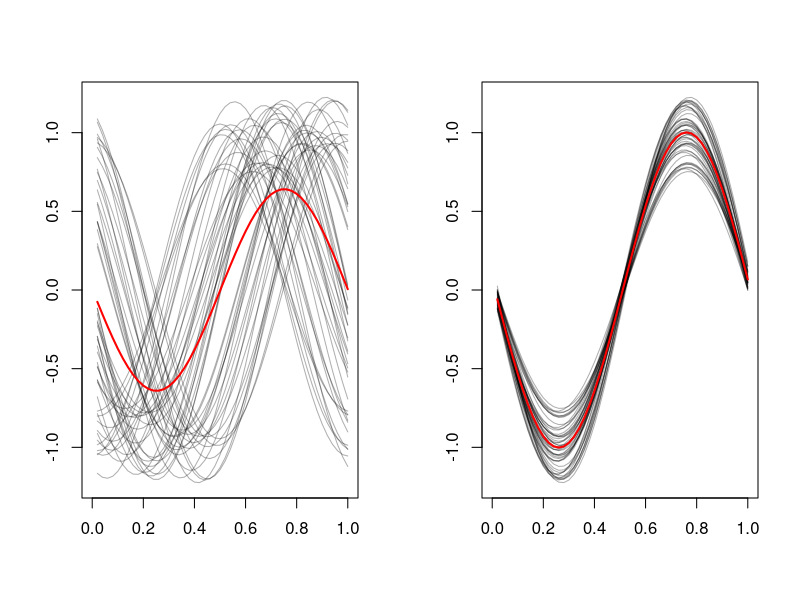

This chart was generated by the following R code:
rm(list=ls())
set.seed(1235)

N <- 50
t <- (1:N)/N

sinef <- function(t){
    t <- t %% 1
    return(sin(2*pi*t))
}



n <- 50
x <- matrix(0,nrow=n,ncol=N)
for(ii in 1:n){
    phi <- runif(1,min=0.25,max=.75)
    a <- runif(1,min=0.75,max=1.25)
    x[ii,] <- a*sinef(t + phi)
}




## phase shift elements in mu by ix
phase_shift <- function(mu,ix){
    n <- length(mu)
    ix <- ix %% n
    if(ix > 0.5){
        mu <- c(mu[(ix+1):n],mu[1:ix])
    }
    return(mu)
}

phase <- function(x,niter=10){
    mu <- colMeans(x)
    N <- ncol(x)
    n <- nrow(x)
    ## compute denominator, does not depend on del
    xs <- cbind(x[,N],x[,1:(N-1)])
    xd <- x - xs
    den <- rowSums(xd*xd)
    ## compute numerator, updating mu each time
    for(jj in 1:niter){
        num <- rowSums((t(t(x) - mu))*xd)
        del <- round(-num/den %% N)
        x <- t(vapply(1:n,function(ii){phase_shift(x[ii,],del[ii])},rep(0,N)))
        xd <- t(vapply(1:n,function(ii){phase_shift(xd[ii,],del[ii])},rep(0,N)))
        mu <- colMeans(x)
    }
    return(x)
}


x_new <- phase(x,niter=10)

par(mfcol=c(1,2))
ylim <- range(x)
plot(0,0,col=0,ylim=ylim,xlim=c(0,1),xlab="",ylab="")
for(ii in 1:nrow(x)){
    points(t,x[ii,],type='l',col="#00000050")
}
mu <- colMeans(x)
points(t,mu,type='l',col='red',lwd=2)



ylim <- range(x_new)
plot(0,0,col=0,ylim=ylim,xlim=c(0,1),xlab="",ylab="")
for(ii in 1:nrow(x)){
    points(t,x_new[ii,],type='l',col="#00000050")
}
mu <- colMeans(x_new)
points(t,mu,type='l',col='red',lwd=2)


